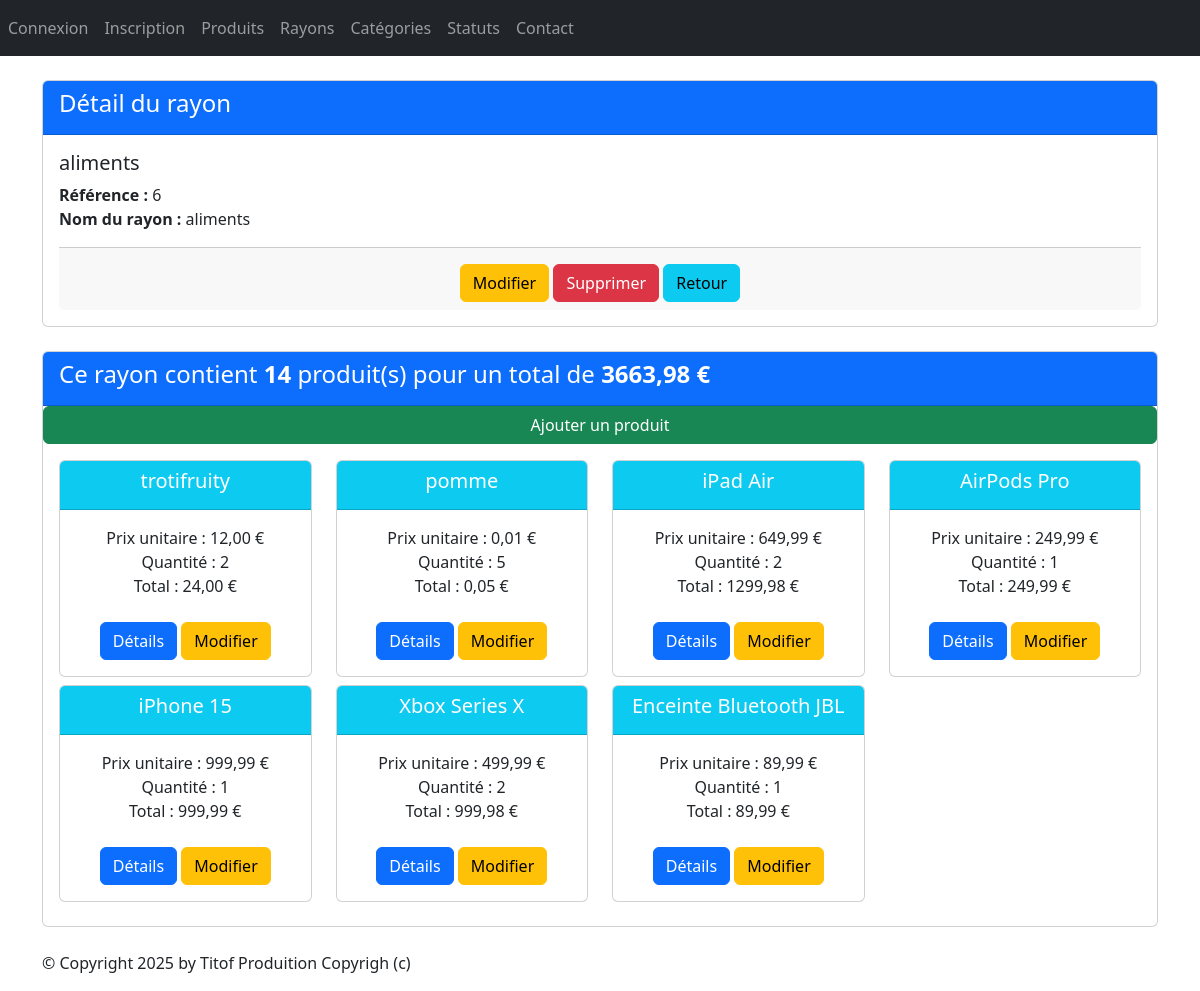
Screenshot of /monApp/rayons/6/ with the database file from the repository.
### monApp/models.py (models this page shows, shortened)
class Rayon(models.Model):
    idRayon = models.AutoField(primary_key=True)
    nomRayon = models.CharField(max_length=100)

class Produit(models.Model):
    refProd = models.AutoField(primary_key=True)
    intituleProd = models.CharField(max_length=200)
    prixUnitaireProd = models.DecimalField(max_digits=10, decimal_places=2)
    categorie = models.ForeignKey(
        Categorie,
        on_delete=models.CASCADE,
        related_name="produits",
        null=True,
        blank=True
    )
    date_fabrication = models.DateField(null=True, blank=True)
    statut = models.ForeignKey(
        Statut,
        on_delete=models.CASCADE,
        null=True,
        blank=True,
        related_name="produits"
    )

### monApp/views.py (the view)
# urls.py: path("rayons/<pk>/", RayonDetailView.as_view(), name="dtl_rayons"),
class RayonDetailView(DetailView):
    model = Rayon
    template_name = "monApp/detail_rayon.html"
    context_object_name = "ray"
    def get_context_data(self, **kwargs):
        context = super(RayonDetailView, self).get_context_data(**kwargs)
        context['titremenu'] = "Détail du rayon"
        prdts_dt = []
        total_rayon = 0
        total_nb_produit = 0
        for contenir in self.object.contenir_rayon.all():
            total_produit = contenir.produit.prixUnitaireProd * contenir.quantite
            prdts_dt.append({
                'produit': contenir.produit,
                'qte': contenir.quantite,
                'prix_unitaire': contenir.produit.prixUnitaireProd,
                'total_produit': total_produit
            })
            total_rayon += total_produit
            total_nb_produit += contenir.quantite
        context['prdts_dt'] = prdts_dt
        context['total_rayon'] = total_rayon
        context['total_nb_produit'] = total_nb_produit
        return context

### monApp/templates/monApp/detail_rayon.html
{% extends 'monApp/base.html' %}
{% block contenu %}
<div class="card mb-4">
    <div class="card-header bg-primary text-white">
        <h4>Détail du rayon</h4>
    </div>
    <div class="card-body">
        <h5 class="card-title">{{ ray.nomRayon }}</h5>
        <ul class="list-unstyled">
            <li><strong>Référence :</strong> {{ ray.idRayon }}</li>
            <li><strong>Nom du rayon :</strong> {{ ray.nomRayon }}</li>
        </ul>
        <div class="card-footer text-center">
            <a href="{% url 'rayon-chng' ray.idRayon %}" class="btn btn-warning mt-2">Modifier</a>
            <a href="{% url 'rayon-del' ray.idRayon %}" class="btn btn-danger mt-2">Supprimer</a>
            <a href="{% url 'rayons' %}" class="btn btn-info mt-2">Retour</a>
        </div>
    </div>
</div>
<div class="card mb-4">
    <div class="card-header bg-primary text-white">
        <h4>Ce rayon contient <strong> {{total_nb_produit}} </strong> produit(s) pour un total de
            <strong>{{total_rayon|floatformat:2 }} € </strong>
        </h4>
    </div>
    <a href="{% url 'cntnr-crt' ray.idRayon %}" class="btn btn-success">Ajouter un produit </a>
    <div class="card-body">
        <div class="row">
            {% if prdts_dt %}
            {% for data in prdts_dt %}
            <div class="col-sm-3">
                <div class="card mb-2 text-center">
                    <div class="card-header bg-info text-white">
                        <h5 class="card-title">{{ data.produit.intituleProd }}</h5>
                    </div>
                    <div class="card-body">
                        <ul class="list-unstyled">
                            <li>Prix unitaire : {{data.prix_unitaire }} € </li>
                            <li>Quantité : {{data.qte }} </li>
                            <li>Total : {{ data.total_produit}} €</li>
                        </ul>
                        <a href="{% url 'dtl_prdt' data.produit.refProd %}" class="btn btn-primary mt-2">Détails</a>
                        <a href="{% url 'cntnr-chng' ray.idRayon data.produit.refProd %}" class="btn btn-warning mt-2">Modifier</a>
                    </div>
                </div>
            </div>
            {% endfor %}
        </div>
        {% else %}
        <p class="text-muted">Aucun produit trouvé pour ce rayon.</p>
        {% endif %}
    </div>
</div>
</div>
{% endblock %}

### rows the page displays
Rayon: nomRayon "aliments", idRayon "6"
Produit: produit.intituleProd "trotifruity", prix_unitaire "12,00", qte "2", total_produit "24,00"
Produit: produit.intituleProd "pomme", prix_unitaire "0,01", qte "5", total_produit "0,05"
Produit: produit.intituleProd "iPad Air", prix_unitaire "649,99", qte "2", total_produit "1299,98"
Produit: produit.intituleProd "AirPods Pro", prix_unitaire "249,99", qte "1", total_produit "249,99"
Produit: produit.intituleProd "iPhone 15", prix_unitaire "999,99", qte "1", total_produit "999,99"
Produit: produit.intituleProd "Xbox Series X", prix_unitaire "499,99", qte "2", total_produit "999,98"
Produit: produit.intituleProd "Enceinte Bluetooth JBL", prix_unitaire "89,99", qte "1", total_produit "89,99"

### other values shown
{{ total_nb_produit }} "14"
{{ total_rayon|floatformat:2 }} "3663,98"
